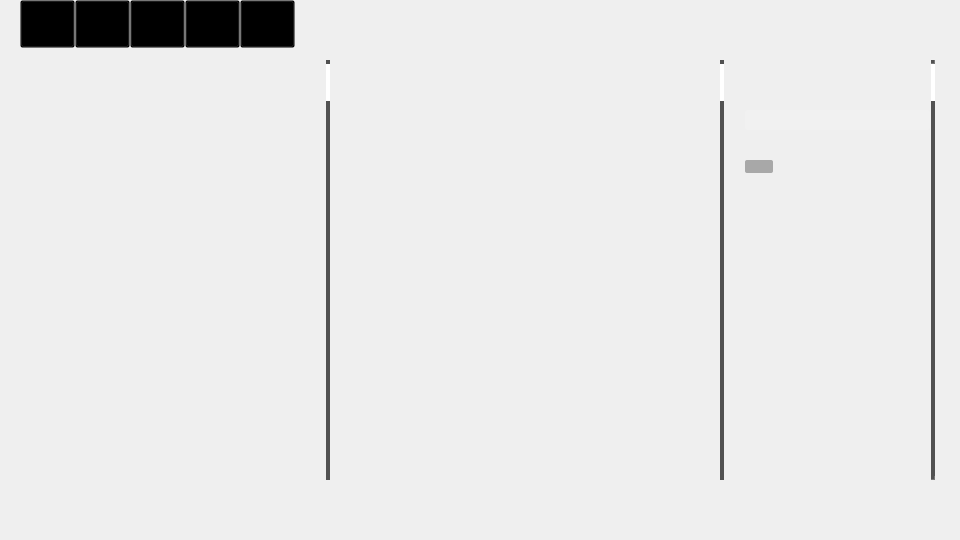
<?xml version="1.0" encoding="UTF-8"?>
<ui version="4.0">
 <class>Favorite</class>
 <widget class="QWidget" name="Favorite">
  <property name="geometry">
   <rect>
    <x>0</x>
    <y>0</y>
    <width>960</width>
    <height>540</height>
   </rect>
  </property>
  <property name="windowTitle">
   <string>Form</string>
  </property>
  <widget class="QScrollArea" name="artifactArea">
   <property name="geometry">
    <rect>
     <x>30</x>
     <y>60</y>
     <width>300</width>
     <height>420</height>
    </rect>
   </property>
   <property name="styleSheet">
    <string notr="true">background-color: transparent;</string>
   </property>
   <property name="frameShape">
    <enum>QFrame::NoFrame</enum>
   </property>
   <property name="horizontalScrollBarPolicy">
    <enum>Qt::ScrollBarAlwaysOff</enum>
   </property>
   <property name="widgetResizable">
    <bool>false</bool>
   </property>
   <widget class="QWidget" name="artifact">
    <property name="geometry">
     <rect>
      <x>0</x>
      <y>0</y>
      <width>300</width>
      <height>420</height>
     </rect>
    </property>
    <property name="styleSheet">
     <string notr="true"/>
    </property>
    <widget class="QScrollBar" name="verticalScrollBar">
     <property name="geometry">
      <rect>
       <x>296</x>
       <y>0</y>
       <width>4</width>
       <height>420</height>
      </rect>
     </property>
     <property name="styleSheet">
      <string notr="true">/* 设置垂直滚动条基本样式*/
QScrollBar:vertical
{
    width:4px;
    background:#515151;
    margin:0px,0px,0px,0px;
    padding-top:4px;   /* 留出9px给上面和下面的箭头*/
    padding-bottom:4px;
}
QScrollBar::handle:vertical
{
    width:4px;
    background:white;
    border-radius:4px;   /* 滚动条两端变成椭圆 */
    min-height:20;
}
QScrollBar::handle:vertical:hover
{
    width:4px;
    background:white;   /* 鼠标放到滚动条上的时候，颜色变深*/
    border-radius:4px;
    min-height:20;
}
QScrollBar::add-line:vertical   /* 这个应该是设置下箭头的，3.png就是箭头*/
{
    border:none;
}
QScrollBar::sub-line:vertical   /* 设置上箭头*/
{
    border:none;
}</string>
     </property>
     <property name="orientation">
      <enum>Qt::Vertical</enum>
     </property>
    </widget>
   </widget>
  </widget>
  <widget class="QScrollArea" name="detailArea">
   <property name="geometry">
    <rect>
     <x>740</x>
     <y>60</y>
     <width>196</width>
     <height>420</height>
    </rect>
   </property>
   <property name="styleSheet">
    <string notr="true">background-color: transparent;</string>
   </property>
   <property name="frameShape">
    <enum>QFrame::NoFrame</enum>
   </property>
   <property name="horizontalScrollBarPolicy">
    <enum>Qt::ScrollBarAlwaysOff</enum>
   </property>
   <property name="widgetResizable">
    <bool>false</bool>
   </property>
   <widget class="QWidget" name="detail">
    <property name="geometry">
     <rect>
      <x>0</x>
      <y>0</y>
      <width>196</width>
      <height>420</height>
     </rect>
    </property>
    <widget class="QLabel" name="name">
     <property name="geometry">
      <rect>
       <x>5</x>
       <y>3</y>
       <width>170</width>
       <height>24</height>
      </rect>
     </property>
     <property name="font">
      <font>
       <family>汉仪文黑-85W</family>
       <pointsize>12</pointsize>
      </font>
     </property>
     <property name="styleSheet">
      <string notr="true">color: rgb(255, 255, 255);
background-color: transparent;</string>
     </property>
     <property name="text">
      <string/>
     </property>
    </widget>
    <widget class="QLabel" name="position">
     <property name="geometry">
      <rect>
       <x>5</x>
       <y>30</y>
       <width>35</width>
       <height>17</height>
      </rect>
     </property>
     <property name="font">
      <font>
       <family>汉仪文黑-85W</family>
       <pointsize>8</pointsize>
      </font>
     </property>
     <property name="styleSheet">
      <string notr="true">color: #dbdbdb;
background-color: transparent;</string>
     </property>
     <property name="text">
      <string/>
     </property>
    </widget>
    <widget class="QLabel" name="ma">
     <property name="geometry">
      <rect>
       <x>5</x>
       <y>50</y>
       <width>100</width>
       <height>20</height>
      </rect>
     </property>
     <property name="font">
      <font>
       <family>汉仪文黑-85W</family>
       <pointsize>10</pointsize>
      </font>
     </property>
     <property name="styleSheet">
      <string notr="true">color: rgb(255, 255, 255);
background-color: rgba(255, 255, 255, 25);
padding-left:4px;
border-top-left-radius:2px;
border-bottom-left-radius:2px;</string>
     </property>
     <property name="text">
      <string/>
     </property>
    </widget>
    <widget class="QLabel" name="mav">
     <property name="geometry">
      <rect>
       <x>105</x>
       <y>50</y>
       <width>85</width>
       <height>20</height>
      </rect>
     </property>
     <property name="font">
      <font>
       <family>汉仪文黑-85W</family>
       <pointsize>12</pointsize>
      </font>
     </property>
     <property name="styleSheet">
      <string notr="true">color: rgb(255, 255, 255);
background-color: rgba(255, 255, 255, 25);
padding-left:4px;
border-top-right-radius:2px;
border-bottom-right-radius:2px;</string>
     </property>
     <property name="text">
      <string/>
     </property>
     <property name="alignment">
      <set>Qt::AlignRight|Qt::AlignTrailing|Qt::AlignVCenter</set>
     </property>
    </widget>
    <widget class="QLabel" name="level">
     <property name="geometry">
      <rect>
       <x>5</x>
       <y>100</y>
       <width>28</width>
       <height>13</height>
      </rect>
     </property>
     <property name="font">
      <font>
       <family>汉仪文黑-85W</family>
       <pointsize>8</pointsize>
      </font>
     </property>
     <property name="styleSheet">
      <string notr="true">color: rgb(255, 255, 255);
background-color: rgba(0, 0, 0, 76);
border-radius:2px;</string>
     </property>
     <property name="text">
      <string/>
     </property>
     <property name="alignment">
      <set>Qt::AlignCenter</set>
     </property>
    </widget>
    <widget class="QLabel" name="sa1">
     <property name="geometry">
      <rect>
       <x>5</x>
       <y>120</y>
       <width>200</width>
       <height>21</height>
      </rect>
     </property>
     <property name="font">
      <font>
       <family>汉仪文黑-85W</family>
       <pointsize>10</pointsize>
      </font>
     </property>
     <property name="styleSheet">
      <string notr="true">color: rgba(255, 255, 255, 191);
background-color: transparent;</string>
     </property>
     <property name="text">
      <string/>
     </property>
    </widget>
    <widget class="QLabel" name="sa2">
     <property name="geometry">
      <rect>
       <x>5</x>
       <y>141</y>
       <width>200</width>
       <height>21</height>
      </rect>
     </property>
     <property name="font">
      <font>
       <family>汉仪文黑-85W</family>
       <pointsize>10</pointsize>
      </font>
     </property>
     <property name="styleSheet">
      <string notr="true">color: rgba(255, 255, 255, 191);
background-color: transparent;</string>
     </property>
     <property name="text">
      <string/>
     </property>
    </widget>
    <widget class="QLabel" name="sa3">
     <property name="geometry">
      <rect>
       <x>5</x>
       <y>162</y>
       <width>200</width>
       <height>21</height>
      </rect>
     </property>
     <property name="font">
      <font>
       <family>汉仪文黑-85W</family>
       <pointsize>10</pointsize>
      </font>
     </property>
     <property name="styleSheet">
      <string notr="true">color: rgba(255, 255, 255, 191);
background-color: transparent;</string>
     </property>
     <property name="text">
      <string/>
     </property>
    </widget>
    <widget class="QLabel" name="sa4">
     <property name="geometry">
      <rect>
       <x>5</x>
       <y>183</y>
       <width>200</width>
       <height>21</height>
      </rect>
     </property>
     <property name="font">
      <font>
       <family>汉仪文黑-85W</family>
       <pointsize>10</pointsize>
      </font>
     </property>
     <property name="styleSheet">
      <string notr="true">color: rgba(255, 255, 255, 191);
background-color: transparent;</string>
     </property>
     <property name="text">
      <string/>
     </property>
    </widget>
    <widget class="QLabel" name="setName">
     <property name="geometry">
      <rect>
       <x>5</x>
       <y>204</y>
       <width>200</width>
       <height>18</height>
      </rect>
     </property>
     <property name="font">
      <font>
       <family>汉仪文黑-85W</family>
       <pointsize>10</pointsize>
      </font>
     </property>
     <property name="styleSheet">
      <string notr="true">color: #99ff88;
background-color: transparent;</string>
     </property>
     <property name="text">
      <string/>
     </property>
     <property name="scaledContents">
      <bool>false</bool>
     </property>
    </widget>
    <widget class="QLabel" name="twoPieceSet">
     <property name="geometry">
      <rect>
       <x>15</x>
       <y>222</y>
       <width>175</width>
       <height>21</height>
      </rect>
     </property>
     <property name="minimumSize">
      <size>
       <width>175</width>
       <height>0</height>
      </size>
     </property>
     <property name="maximumSize">
      <size>
       <width>175</width>
       <height>16777215</height>
      </size>
     </property>
     <property name="font">
      <font>
       <family>汉仪文黑-85W</family>
       <pointsize>10</pointsize>
      </font>
     </property>
     <property name="styleSheet">
      <string notr="true">color: rgba(255, 255, 255, 153);
background-color: transparent;</string>
     </property>
     <property name="text">
      <string/>
     </property>
     <property name="scaledContents">
      <bool>false</bool>
     </property>
     <property name="wordWrap">
      <bool>true</bool>
     </property>
    </widget>
    <widget class="QLabel" name="fourPieceSet">
     <property name="geometry">
      <rect>
       <x>15</x>
       <y>243</y>
       <width>175</width>
       <height>21</height>
      </rect>
     </property>
     <property name="minimumSize">
      <size>
       <width>175</width>
       <height>0</height>
      </size>
     </property>
     <property name="maximumSize">
      <size>
       <width>175</width>
       <height>16777215</height>
      </size>
     </property>
     <property name="font">
      <font>
       <family>汉仪文黑-85W</family>
       <pointsize>10</pointsize>
      </font>
     </property>
     <property name="styleSheet">
      <string notr="true">color: rgba(255, 255, 255, 153);
background-color: transparent;</string>
     </property>
     <property name="text">
      <string/>
     </property>
     <property name="scaledContents">
      <bool>false</bool>
     </property>
     <property name="wordWrap">
      <bool>true</bool>
     </property>
    </widget>
    <widget class="QScrollBar" name="verticalScrollBar_2">
     <property name="geometry">
      <rect>
       <x>191</x>
       <y>0</y>
       <width>4</width>
       <height>420</height>
      </rect>
     </property>
     <property name="styleSheet">
      <string notr="true">/* 设置垂直滚动条基本样式*/
QScrollBar:vertical
{
    width:4px;
    background:#515151;
    margin:0px,0px,0px,0px;
    padding-top:4px;   /* 留出9px给上面和下面的箭头*/
    padding-bottom:4px;
}
QScrollBar::handle:vertical
{
    width:4px;
    background:white;
    border-radius:4px;   /* 滚动条两端变成椭圆 */
    min-height:20;
}
QScrollBar::handle:vertical:hover
{
    width:4px;
    background:white;   /* 鼠标放到滚动条上的时候，颜色变深*/
    border-radius:4px;
    min-height:20;
}
QScrollBar::add-line:vertical   /* 这个应该是设置下箭头的，3.png就是箭头*/
{
    height:4px;width:6px;
    background-color: transparent;
    border-image:url(:/Icon/down.png);
    subcontrol-position:bottom;
}
QScrollBar::sub-line:vertical   /* 设置上箭头*/
{
    height:4px;width:6px;
	background-color: transparent;
    border-image:url(:/Icon/up.png);
    subcontrol-position:top;
}
QScrollBar::add-line:vertical:hover   /* 当鼠标放到下箭头上的时候*/
{
    height:4px;width:6px;
    background-color: transparent;
    border-image:url(:/Icon/down_selected.png);
    subcontrol-position:bottom;
}
QScrollBar::sub-line:vertical:hover  /* 当鼠标放到下箭头上的时候*/
{
    height:4px;width:6px;
	background-color: transparent;
    border-image:url(:/Icon/up_selected.png);
    subcontrol-position:top;
}</string>
     </property>
     <property name="orientation">
      <enum>Qt::Vertical</enum>
     </property>
    </widget>
    <widget class="QLabel" name="star">
     <property name="geometry">
      <rect>
       <x>5</x>
       <y>78</y>
       <width>84</width>
       <height>15</height>
      </rect>
     </property>
     <property name="styleSheet">
      <string notr="true">background-color: transparent;
border-image: url(:/Icon/5star.png)</string>
     </property>
     <property name="text">
      <string/>
     </property>
    </widget>
    <widget class="QLabel" name="description">
     <property name="geometry">
      <rect>
       <x>5</x>
       <y>264</y>
       <width>185</width>
       <height>21</height>
      </rect>
     </property>
     <property name="minimumSize">
      <size>
       <width>185</width>
       <height>0</height>
      </size>
     </property>
     <property name="maximumSize">
      <size>
       <width>185</width>
       <height>16777215</height>
      </size>
     </property>
     <property name="font">
      <font>
       <family>汉仪文黑-85W</family>
       <pointsize>9</pointsize>
      </font>
     </property>
     <property name="styleSheet">
      <string notr="true">color: rgba(255, 255, 255, 153);
background-color: transparent;</string>
     </property>
     <property name="text">
      <string/>
     </property>
     <property name="scaledContents">
      <bool>false</bool>
     </property>
     <property name="wordWrap">
      <bool>true</bool>
     </property>
    </widget>
   </widget>
  </widget>
  <widget class="QPushButton" name="close">
   <property name="geometry">
    <rect>
     <x>900</x>
     <y>3</y>
     <width>42</width>
     <height>42</height>
    </rect>
   </property>
   <property name="styleSheet">
    <string notr="true">QPushButton
{
background-color: transparent;
border-radius:31px;
border-image: url(:/Icon/close.png)
}

QPushButton:pressed
{
border-image: url(:/Icon/close_selected.png)
}</string>
   </property>
   <property name="text">
    <string/>
   </property>
  </widget>
  <widget class="QLabel" name="bg">
   <property name="geometry">
    <rect>
     <x>0</x>
     <y>0</y>
     <width>960</width>
     <height>540</height>
    </rect>
   </property>
   <property name="styleSheet">
    <string notr="true"/>
   </property>
   <property name="text">
    <string/>
   </property>
  </widget>
  <widget class="QScrollArea" name="favoriteArea">
   <property name="geometry">
    <rect>
     <x>350</x>
     <y>60</y>
     <width>375</width>
     <height>420</height>
    </rect>
   </property>
   <property name="styleSheet">
    <string notr="true">background-color: transparent;</string>
   </property>
   <property name="frameShape">
    <enum>QFrame::NoFrame</enum>
   </property>
   <property name="horizontalScrollBarPolicy">
    <enum>Qt::ScrollBarAlwaysOff</enum>
   </property>
   <property name="widgetResizable">
    <bool>false</bool>
   </property>
   <widget class="QWidget" name="favorite">
    <property name="geometry">
     <rect>
      <x>0</x>
      <y>0</y>
      <width>375</width>
      <height>420</height>
     </rect>
    </property>
    <property name="styleSheet">
     <string notr="true"/>
    </property>
    <widget class="QScrollBar" name="verticalScrollBar_3">
     <property name="geometry">
      <rect>
       <x>370</x>
       <y>0</y>
       <width>4</width>
       <height>420</height>
      </rect>
     </property>
     <property name="styleSheet">
      <string notr="true">/* 设置垂直滚动条基本样式*/
QScrollBar:vertical
{
    width:4px;
    background:#515151;
    margin:0px,0px,0px,0px;
    padding-top:4px;   /* 留出9px给上面和下面的箭头*/
    padding-bottom:4px;
}
QScrollBar::handle:vertical
{
    width:4px;
    background:white;
    border-radius:4px;   /* 滚动条两端变成椭圆 */
    min-height:20;
}
QScrollBar::handle:vertical:hover
{
    width:4px;
    background:white;   /* 鼠标放到滚动条上的时候，颜色变深*/
    border-radius:4px;
    min-height:20;
}
QScrollBar::add-line:vertical   /* 这个应该是设置下箭头的，3.png就是箭头*/
{
    border:none;
}
QScrollBar::sub-line:vertical   /* 设置上箭头*/
{
    border:none;
}</string>
     </property>
     <property name="orientation">
      <enum>Qt::Vertical</enum>
     </property>
    </widget>
    <widget class="QPushButton" name="add">
     <property name="geometry">
      <rect>
       <x>166</x>
       <y>0</y>
       <width>42</width>
       <height>42</height>
      </rect>
     </property>
     <property name="toolTip">
      <string>&lt;html&gt;&lt;head/&gt;&lt;body&gt;&lt;p&gt;添加套装预设&lt;/p&gt;&lt;/body&gt;&lt;/html&gt;</string>
     </property>
     <property name="styleSheet">
      <string notr="true">QPushButton
{
background-color: transparent;
border-radius:31px;
border-image: url(:/Icon/plus.png)
}

QPushButton:pressed
{
border-image: url(:/Icon/plus_selected.png)
}</string>
     </property>
     <property name="text">
      <string/>
     </property>
    </widget>
   </widget>
  </widget>
  <widget class="QPushButton" name="flower">
   <property name="geometry">
    <rect>
     <x>20</x>
     <y>0</y>
     <width>55</width>
     <height>48</height>
    </rect>
   </property>
   <property name="styleSheet">
    <string notr="true">QPushButton
{
background-color: transparent;
}</string>
   </property>
   <property name="text">
    <string/>
   </property>
  </widget>
  <widget class="QPushButton" name="feather">
   <property name="geometry">
    <rect>
     <x>75</x>
     <y>0</y>
     <width>55</width>
     <height>48</height>
    </rect>
   </property>
   <property name="styleSheet">
    <string notr="true">QPushButton
{
background-color: transparent;
}</string>
   </property>
   <property name="text">
    <string/>
   </property>
  </widget>
  <widget class="QPushButton" name="sand">
   <property name="geometry">
    <rect>
     <x>130</x>
     <y>0</y>
     <width>55</width>
     <height>48</height>
    </rect>
   </property>
   <property name="styleSheet">
    <string notr="true">QPushButton
{
background-color: transparent;
}</string>
   </property>
   <property name="text">
    <string/>
   </property>
  </widget>
  <widget class="QPushButton" name="cup">
   <property name="geometry">
    <rect>
     <x>185</x>
     <y>0</y>
     <width>55</width>
     <height>48</height>
    </rect>
   </property>
   <property name="styleSheet">
    <string notr="true">QPushButton
{
background-color: transparent;
}</string>
   </property>
   <property name="text">
    <string/>
   </property>
  </widget>
  <widget class="QPushButton" name="head">
   <property name="geometry">
    <rect>
     <x>240</x>
     <y>0</y>
     <width>55</width>
     <height>48</height>
    </rect>
   </property>
   <property name="styleSheet">
    <string notr="true">QPushButton
{
background-color: transparent;
}</string>
   </property>
   <property name="text">
    <string/>
   </property>
  </widget>
  <widget class="QPushButton" name="equip">
   <property name="geometry">
    <rect>
     <x>850</x>
     <y>495</y>
     <width>84</width>
     <height>30</height>
    </rect>
   </property>
   <property name="styleSheet">
    <string notr="true">QPushButton
{
background-color: transparent;
border-radius:31px;
border-image: url(:/Icon/equip.png)
}

QPushButton:pressed
{
border-image: url(:/Icon/equip_selected.png)
}</string>
   </property>
   <property name="text">
    <string/>
   </property>
  </widget>
  <widget class="QPushButton" name="Save">
   <property name="geometry">
    <rect>
     <x>350</x>
     <y>10</y>
     <width>42</width>
     <height>42</height>
    </rect>
   </property>
   <property name="font">
    <font>
     <family>汉仪文黑-85W</family>
     <pointsize>15</pointsize>
    </font>
   </property>
   <property name="toolTip">
    <string>&lt;html&gt;&lt;head/&gt;&lt;body&gt;&lt;p&gt;保存到文件&lt;/p&gt;&lt;/body&gt;&lt;/html&gt;</string>
   </property>
   <property name="whatsThis">
    <string>&lt;html&gt;&lt;head/&gt;&lt;body&gt;&lt;p&gt;保存&lt;/p&gt;&lt;/body&gt;&lt;/html&gt;</string>
   </property>
   <property name="autoFillBackground">
    <bool>false</bool>
   </property>
   <property name="styleSheet">
    <string notr="true">/*按钮普通态*/
QPushButton
{
	/*字体为微软雅黑*/
    font-family:汉仪文黑-85W;
    /*字体大小为20点*/
    font-size:15pt;
    /*字体颜色为黑色*/    
    color:black;
    /*背景颜色*/  
    background-color:transparent;
    /*边框圆角半径为25像素*/ 
    border-radius:21px;
	border-image: url(:/Icon/save.png)
}

/*按钮停留态*/
/*QPushButton:hover
{
    /*背景颜色*/  
    /*background-color: #ecf5ff;
	/*字体颜色*/  
    /*color: #409eff;
}

/*按钮按下态*/
QPushButton:pressed
{
    /*字体颜色为黑色*/    
    color:black;
    /*背景颜色*/  
    background-color:transparent;
    /*左内边距为3像素，让按下时字向右移动3像素*/  
    padding-left:3px;
    /*上内边距为3像素，让按下时字向下移动3像素*/  
    padding-top:3px;
	border-image: url(:/Icon/save_selected.png)
}</string>
   </property>
   <property name="text">
    <string/>
   </property>
   <property name="autoDefault">
    <bool>false</bool>
   </property>
   <property name="default">
    <bool>false</bool>
   </property>
  </widget>
  <widget class="QPushButton" name="delete_2">
   <property name="geometry">
    <rect>
     <x>350</x>
     <y>480</y>
     <width>42</width>
     <height>42</height>
    </rect>
   </property>
   <property name="toolTip">
    <string>&lt;html&gt;&lt;head/&gt;&lt;body&gt;&lt;p&gt;删除/修改预设&lt;/p&gt;&lt;/body&gt;&lt;/html&gt;</string>
   </property>
   <property name="styleSheet">
    <string notr="true">QPushButton
{
background-color: transparent;
border-radius:31px;
border-image: url(:/Icon/tool.png)
}

QPushButton:pressed
{
border-image: url(:/Icon/tool_selected.png)
}</string>
   </property>
   <property name="text">
    <string/>
   </property>
  </widget>
  <zorder>bg</zorder>
  <zorder>artifactArea</zorder>
  <zorder>detailArea</zorder>
  <zorder>close</zorder>
  <zorder>favoriteArea</zorder>
  <zorder>flower</zorder>
  <zorder>feather</zorder>
  <zorder>sand</zorder>
  <zorder>cup</zorder>
  <zorder>head</zorder>
  <zorder>equip</zorder>
  <zorder>Save</zorder>
  <zorder>delete_2</zorder>
 </widget>
 <resources/>
 <connections/>
</ui>
